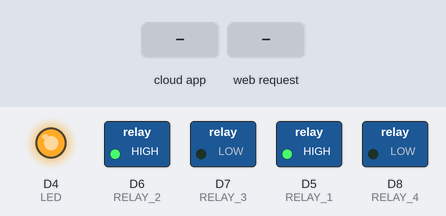
Simulated run of this sketch. Board: ESP8266 (NodeMCU). On the bench: switched loads named in the sketch (green lamp = pin HIGH), output pins drawn as LEDs (lit = HIGH). The inputs (shaded band) are chosen by the test bench. WiFi joins after 1.5 s; servers stay silent unless stated; what the sketch prints to the serial monitor is not drawn.

Above: at 2.7 s.
2.8 s: the phone or cloud app sets TV to 1
At 5.9 s:
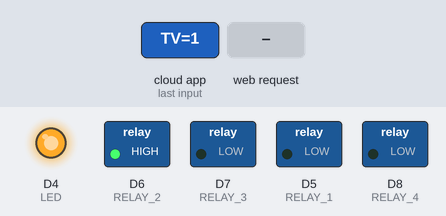
6.2 s: the phone or cloud app sets Speaker to 1
At 8.2 s:
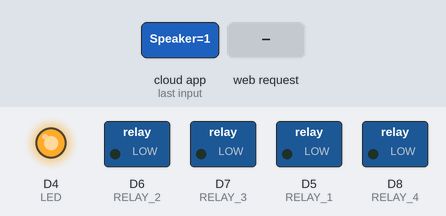
9.2 s: HTTP request GET /tv/0 received
At 12.3 s:
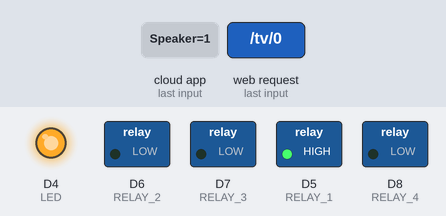
12.7 s: HTTP request GET /tv/1 received
At 14.9 s:
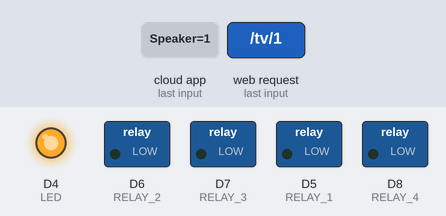
15.7 s: the phone or cloud app sets TV to 0
At 18.4 s:
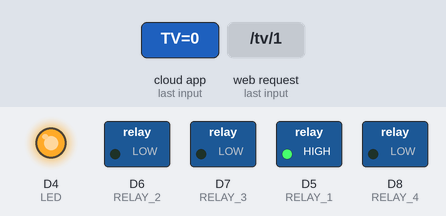
18.7 s: the phone or cloud app sets Speaker to 0
At 20.8 s:
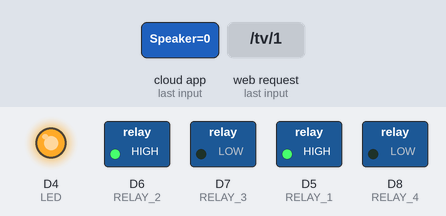
Timing chart, 0 to 22.3 s (numbered marks = the images above; inputs shaded):
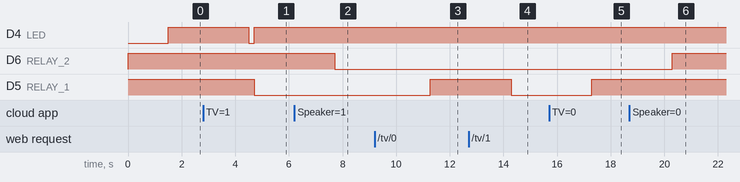

The sketch:

alexa_fauxmo.ino
```cpp
#include <IRremoteESP8266.h>
#include <IRrecv.h>
#include <IRutils.h>
#include <IRsend.h>

#include <Arduino.h>
#include <ESP8266WiFi.h>
#include "fauxmoESP.h"

/* Network credentials */
#define WIFI_SSID "Skylake"
#define WIFI_PASS "precarious"

#define DEVICE_ONE "TV"
#define DEVICE_TWO "Speaker"

#define SERIAL_BAUDRATE 115200

WiFiServer server(80);

/* Belkin WeMo emulation */
fauxmoESP fauxmo;

/* Set Relay Pins */
#define IR_TRANSMETER D2
#define IR_RECEIVER D3

#define LED D4

#define RELAY_1 D5
#define RELAY_2 D6
#define RELAY_3 D7
#define RELAY_4 D8

IRrecv irrecv(IR_RECEIVER);
decode_results results;

IRsend irsend(IR_TRANSMETER);  // Set the GPIO to be used to sending the message.

bool statusTv = false;
bool statusSpeaker = false;

uint16_t rawData[1] = {21516};

void setup()
{
   // set pin modes
   pinSetup();

   // start serial
   Serial.begin(SERIAL_BAUDRATE);

   // setup and wifi connection
   wifiSetup();

   // Device Names for Simulated Wemo switches
   fauxmo.addDevice(DEVICE_ONE);
   fauxmo.addDevice(DEVICE_TWO);

   fauxmo.onMessage(callback);

   server.begin();
   irrecv.enableIRIn(); // Start the receiver
   irsend.begin();
}

void loop()
{
  fauxmo.handle();
  blinkLED();
  webServer();

  irReceiver();
}

void irReceiver()
{
  if (irrecv.decode(&results))
  {
     if (results.decode_type == NEC) {
        Serial.print("NEC: ");
      } else if (results.decode_type == SONY) {
        Serial.print("SONY: ");
      } else if (results.decode_type == RC5) {
        Serial.print("RC5: ");
      } else if (results.decode_type == RC6) {
        Serial.print("RC6: ");
      } else if (results.decode_type == UNKNOWN) {
        Serial.print("UNKNOWN: ");
      }
      serialPrintUint64(results.value, HEX);
      serialPrintUint64(results.bits);
      Serial.println();
      irrecv.resume(); // Receive the next value
  }
}

void webServer() {
  WiFiClient client = server.available();
  if(!client) {
    return;
  }

  while(!client.available()) {
    Serial.println("Not Returning");
    delay(1);
  }

  String request = client.readStringUntil('\r');
  Serial.println("Request - ");
  Serial.println(request);

  // client.flush();

  if(request.indexOf("/tv/1") != -1) {
    switchOnTv();
  }
  else if(request.indexOf("/tv/0") != -1) {
    switchOffTv();
  }
  else if(request.indexOf("/speaker/1") != -1) {
    switchOnSpeaker();
  }
  else if(request.indexOf("/speaker/0") != -1) {
    switchOffSpeaker();
  }
  else if(request.indexOf("/all/1") != -1) {
    switchOnAll();
  }
  else if(request.indexOf("/all/0") != -1) {
    switchOffAll();
  }

  String json = "[";
  json.concat("{\"name\":\"TV\", \"url\":\"tv\", \"state\":");
  json.concat(statusTv);
  json.concat("},");
  json.concat("{\"name\":\"Speaker\", \"url\":\"speaker\", \"state\":");
  json.concat(statusSpeaker);
  json.concat("}");
  json.concat("]");

  Serial.println(json);

  client.println("HTTP/1.1 200 OK");
  client.println("Content-Type: application/json");
  client.println(); //  do not forget this one
  client.println(json);
  client.println(); //  do not forget this one

  delay(1);
  Serial.println("Client disonnected");
  Serial.println("");
}

void blinkLED() {
  digitalWrite(LED, HIGH);   // turn the LED on (HIGH is the voltage level)
  delay(3000);                       // wait for a second

  if(!(statusSpeaker || statusTv))
  {
    digitalWrite(LED, LOW);    // turn the LED off by making the voltage LOW
    delay(200);
  }
}

void pinSetup()
{
   pinMode(LED, OUTPUT);

   //Set relay pins to outputs
   pinMode(RELAY_1, OUTPUT);
   pinMode(RELAY_2, OUTPUT);
   pinMode(RELAY_3, OUTPUT);
   pinMode(RELAY_4, OUTPUT);

   //Set each relay pin to HIGH ====== NOTE THAT THE RELAYS USE INVERSE LOGIC =====
   digitalWrite(RELAY_1, HIGH);
   digitalWrite(RELAY_2, HIGH);

   // Always on pins
   digitalWrite(RELAY_3, LOW);
   digitalWrite(RELAY_4, LOW);
}

/* ---------------------------------------------------------------------------
 Device Callback
 ----------------------------------------------------------------------------*/
void callback(uint8_t device_id, const char * device_name, bool state)
{
  logger(device_name, state);

  //Switching action on detection of device name
  if ( (strcmp(device_name, DEVICE_ONE) == 0) )
  {
    if (!state)
    {
      switchOffTv();
    }
    else
    {
      switchOnTv();
    }
  }

  if ( (strcmp(device_name, DEVICE_TWO) == 0) )
  {
    if (!state)
    {
      switchOffSpeaker();
    }
    else
    {
      switchOnSpeaker();
    }
  }
}

void switchOnTv()
{
  switchOnRelay(RELAY_1);
  statusTv = true;
}

void switchOffTv()
{
  switchOffRelay(RELAY_1);
  statusTv = false;
}

void switchOnSpeaker()
{
  switchOnRelay(RELAY_2);
  statusSpeaker = true;
  delay(500);
  irsend.sendSony(0x540C, 15, 2);
}

void switchOffSpeaker()
{
  switchOffRelay(RELAY_2);
  statusSpeaker = false;
}

void switchOnAll()
{
  switchOnTv();
  switchOnSpeaker();
}

void switchOffAll()
{
  switchOffTv();
  switchOffSpeaker();
}

void switchOnRelay(int relay)
{
  digitalWrite(relay, LOW);
}

void switchOffRelay(int relay)
{
  digitalWrite(relay, HIGH);
}

/* -----------------------------------------------------------------------------
 Wifi Setup
 -----------------------------------------------------------------------------*/
void wifiSetup()
{
   // Connect
   Serial.println ();
   Serial.printf("[WIFI] Connecting to %s ", WIFI_SSID);
   Serial.println();
   WiFi.begin(WIFI_SSID, WIFI_PASS);

   // Wait
   while (WiFi.status() != WL_CONNECTED)
   {
      Serial.print(".");
      delay(100);
   }
   Serial.println("CONNECTED!");
   Serial.println();

   // Connected!
   Serial.printf("[WIFI] STATION Mode, SSID: %s, IP address: %s\n", WiFi.SSID().c_str(), WiFi.localIP().toString().c_str());
   Serial.println();
}

void logger(const char * device_name, bool state)
{
  Serial.print("Device "); Serial.print(device_name);
  Serial.print(" state: ");
  if (state)
  {
    Serial.println("ON");
  }
  else
  {
    Serial.println("OFF");
  }
}
```

Measured:
- after the input at 2.8 s, D5 (RELAY_1): HIGH → LOW after 1.9 s
- after the input at 6.2 s, D6 (RELAY_2): HIGH → LOW after 1.5 s
- after the input at 9.2 s, D5 (RELAY_1): LOW → HIGH after 2.1 s
- after the input at 12.7 s, D5 (RELAY_1): HIGH → LOW after 1.6 s
- after the input at 15.7 s, D5 (RELAY_1): LOW → HIGH after 1.6 s
- after the input at 18.7 s, D6 (RELAY_2): LOW → HIGH after 1.6 s
